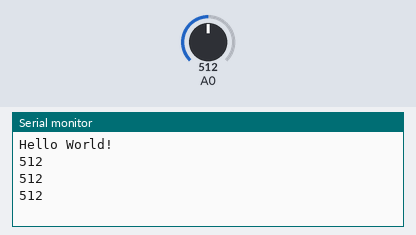
The program below on a simulated Arduino Uno, built with avr-gcc and run on an emulated ATmega328P. Shown: the last lines printed to the serial monitor. The test bench sets the inputs (shaded band); at power-on: A0 = 512.

Above: at 1.3 s.
1.4 s: A0 set to 716
At 1.9 s:
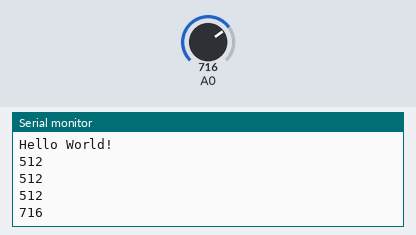
2.9 s: A0 set to 900
At 3.4 s:
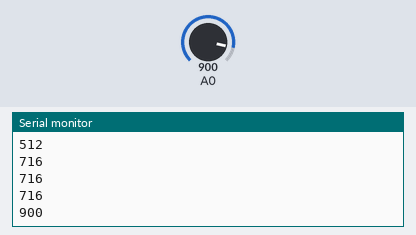
Timing chart, 0 to 5.9 s (numbered marks = the images above; inputs shaded):
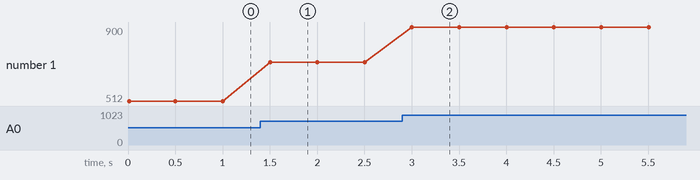

Measured:
- after the input at 1.4 s, the serial monitor: prints a new line after 0.10 s (image 1)
- after the input at 2.9 s, the serial monitor: prints a new line after 0.10 s (image 2)
- plotted number 1: 512 → 716 after the input at 1.4 s, 716 → 900 after the input at 2.9 s

The program:

main.cpp
```cpp
#include <Arduino.h>
#define REDPIN 9
#define GREENPIN 10
#define BLUEPIN 11


void RGBSetup(int redPin, int greenPin, int bluePin){
  pinMode(redPin, OUTPUT);
  pinMode(greenPin, OUTPUT);
  pinMode(bluePin, OUTPUT);
}

void RGBSetColor(String color, int redPin, int greenPin, int bluePin)
{
  digitalWrite(greenPin, LOW);
  digitalWrite(bluePin, LOW);
  digitalWrite(redPin, LOW);
  if (color.equals("RED"))
  {
    digitalWrite(redPin, HIGH);
  }else if(color.equals("GREEN")){
    digitalWrite(greenPin, HIGH);
  }else if(color.equals("BLUE")){
    digitalWrite(bluePin, HIGH);
  }
}


void setup() {
  Serial.begin(9600);
  Serial.println("Hello World!");
}

void loop() {

  // RGBSetColor("RED", REDPIN, GREENPIN, BLUEPIN);
  // delay(500);
  // RGBSetColor("GREEN", REDPIN, GREENPIN, BLUEPIN);
  // delay(500);
  // RGBSetColor("BLUE", REDPIN, GREENPIN, BLUEPIN);
  // delay(500);

  // digitalWrite(BLUEPIN, HIGH);
  // digitalWrite(REDPIN, HIGH);
  // delay(500);
  // digitalWrite(BLUEPIN, LOW);
  // digitalWrite(REDPIN, LOW);

  // digitalWrite(BLUEPIN, HIGH);
  // digitalWrite(GREENPIN, HIGH);
  // delay(500);
  // digitalWrite(BLUEPIN, LOW);
  // digitalWrite(GREENPIN, LOW);

  // digitalWrite(REDPIN, HIGH);
  // digitalWrite(GREENPIN, HIGH);
  // delay(500);
  // digitalWrite(REDPIN, LOW);
  // digitalWrite(GREENPIN, LOW);

  // digitalWrite(REDPIN, HIGH);
  // digitalWrite(BLUEPIN, HIGH);
  // digitalWrite(GREENPIN, HIGH);
  // delay(500);
  // digitalWrite(REDPIN, LOW);
  // digitalWrite(BLUEPIN, LOW);
  // digitalWrite(GREENPIN, LOW);

  // analogWrite(REDPIN, 98);
  // analogWrite(GREENPIN, 172);
  // analogWrite(BLUEPIN, 141);

  Serial.println(analogRead(A0));
  delay(500);

}
```
